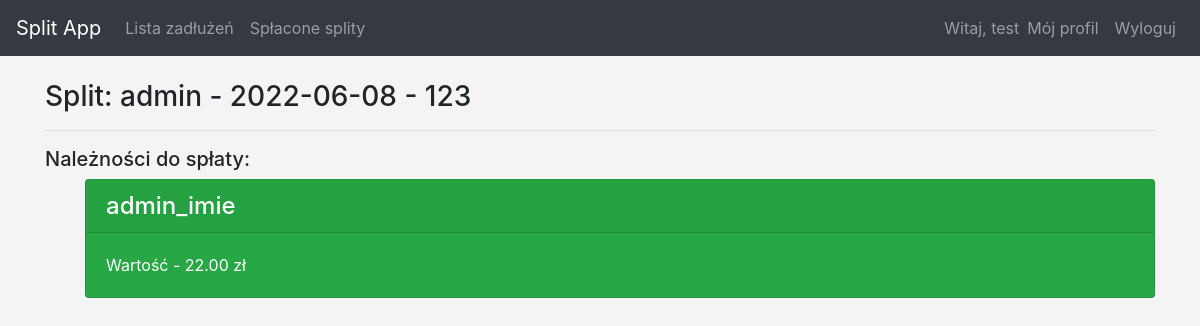
The page /transactions_archive/1/ (signed in) on the database as committed earlier.
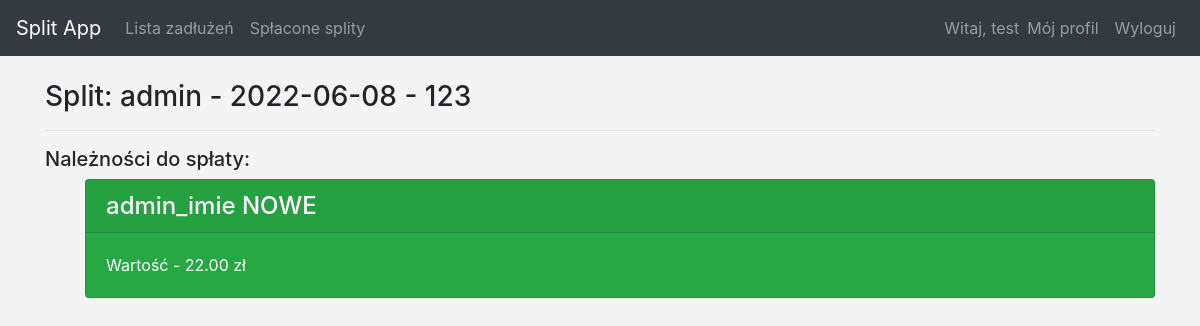
The same page on the database as committed later.
### split_app/models.py (models this page shows, shortened)
class Obligation(models.Model):
    transaction = models.ForeignKey(
        Transaction, related_name="obligation", on_delete=models.CASCADE
    )
    user = models.ForeignKey(User, on_delete=models.CASCADE)
    desc = models.TextField(blank=True, null=True)
    value = models.DecimalField(max_digits=6, decimal_places=2)
    optional_value = models.DecimalField(
        max_digits=6, decimal_places=2, null=True, blank=True
    )
    o_status = models.CharField(default=c.new, choices=c.status, max_length=16)
    payment_date = models.DateField(
        default=django.utils.timezone.now, null=True, blank=True
    )
    @property
    def suma(self):
        if self.optional_value:
            return self.value + self.optional_value
        return self.value

### users/models.py (models this page shows, shortened)
class Profile(models.Model):
    user = models.OneToOneField(User, related_name="profile", on_delete=models.CASCADE, primary_key=True)
    first_name = models.CharField(max_length=20, null=False, blank=False)
    last_name = models.CharField(max_length=20, null=False, blank=False)
    nick = models.CharField(max_length=40, null=True, blank=True)
    email = models.CharField(max_length=50, null=False, blank=False)
    pass_change_force = models.BooleanField(default=True)
    phone = models.IntegerField(null=True, blank=True, unique=True)
    bank = models.CharField(default='-', max_length=255)

### split_app/views.py (the view)
# urls.py: path("transactions_archive/<int:transaction_id>/", views.transaction_a, name="transaction_a"),
@login_required
def transaction_a(req, transaction_id):
    transaction_a = Transaction.objects.get(id=transaction_id)
    obligations = Obligation.objects.filter(
        Q(transaction=transaction_id) & Q(o_status="Done")
    )
    profile = Profile.user
    context = {"transaction_a": transaction_a, "obligations": obligations, 'profile': profile}
    return render(req, "split_app/transaction_a.html", context)

### split_app/models.py (called while the page is built)
    def __str__(self):
        return f"{self.owner} - {self.t_date} - {self.t_desc}"

### split_app/templates/split_app/transaction_a.html (shortened to what this page needs)
{% extends 'split_app/base.html' %}
{% block page_header %}
    <h3>Split: {{ transaction_a }}</h3>
{% endblock page_header %}
{% block content %}
    {% load i18n %}
<h5 class="display-5">Należności do spłaty:</h5>
<ul>
{% for oblig in obligations %}
    <div class="card mb-3 text-white bg-success">
        <h4 class="card-header">
        {% language 'pl' %}
            {{ oblig.user.profile.first_name }}
        {% endlanguage %}
        </h4>
    <div class="card-body">
           Wartość -  {{ oblig.suma }} zł
    </div>
    </div>
{% empty %}
    <p>Error</p>
{% endfor %}
</ul>
{% endblock %}

Rows that differ between the two databases and show on the page:
changed through a linked row, Obligation: user.profile.first_name "admin_imie" → "admin_imie NOWE"
